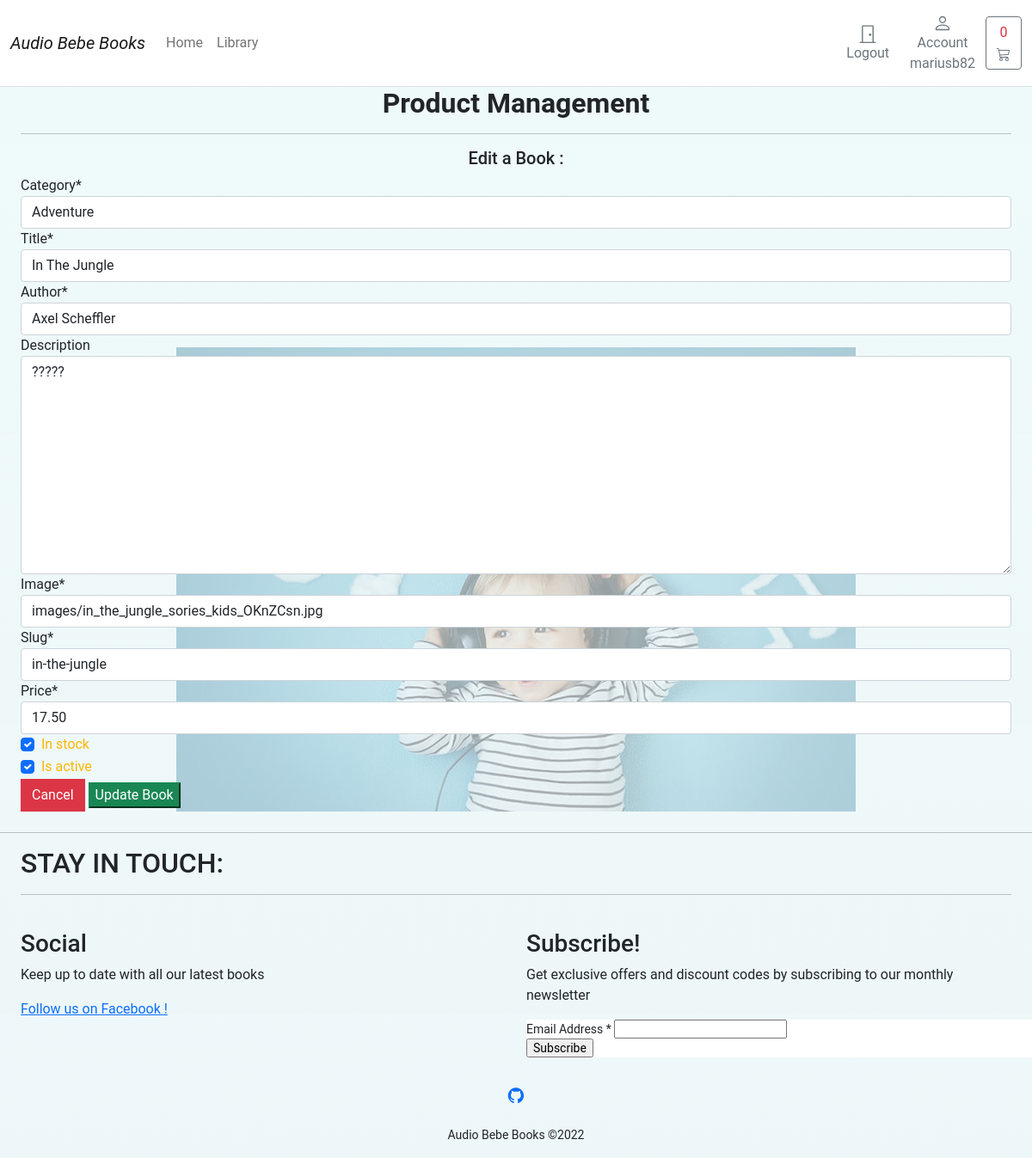
The app's page /edit/8/ (signed in), older data.
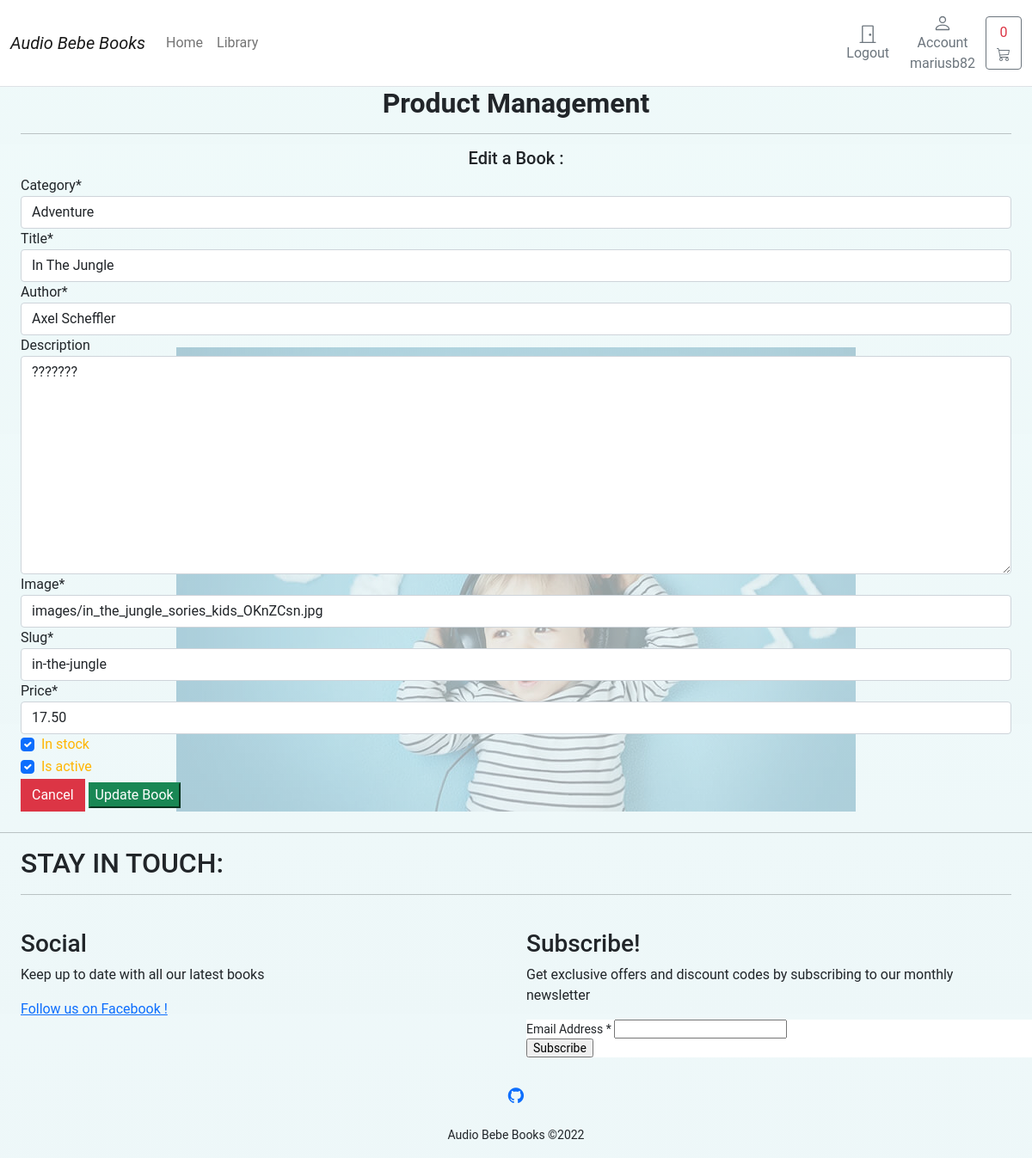
The same page, newer data.
### store/models.py (models this page shows, shortened)
class Product(models.Model):
    category = models.ForeignKey(
        Category, related_name='product', on_delete=models.CASCADE)
    created_by = models.ForeignKey(
        settings.AUTH_USER_MODEL, on_delete=models.CASCADE, related_name='product_creator')
    title = models.CharField(max_length=255)
    author = models.CharField(max_length=255, default='admin')
    description = models.TextField(blank=True)
    image = CloudinaryField('image')
    slug = models.SlugField(max_length=255, unique=True)
    price = models.DecimalField(max_digits=4, decimal_places=2)
    in_stock = models.BooleanField(default=True)
    is_active = models.BooleanField(default=True)
    created = models.DateTimeField(auto_now_add=True)
    updated = models.DateTimeField(auto_now=True)
    objects = models.Manager()
    products = ProductManager()
    class Meta:
        verbose_name_plural = 'Products'
        ordering = ('-created',)

### store/views.py (the view)
# urls.py: path('edit/<int:product_id>/', views.edit_product, name='edit_product'),
@login_required
def edit_product(request, product_id):
    if not request.user.is_superuser:
        messages.error(request, 'Sorry, only store owners can do that!')
        return redirect(reverse('store:product_all'))
    product = get_object_or_404(Product, pk=product_id)
    if request.method == 'POST':
        form = AddProduct(request.POST, request.FILES, instance=product)
        if form.is_valid():
            form.save()
            messages.success(
                request, f'{product.title}"Successfully edited product')
            return redirect(reverse('store:product_detail', args=[product.slug]))
        else:
            messages.error(request, 'Failed to edit product. Please ensure \
                the form is valid.')
    else:
        form = AddProduct(instance=product)
    template = 'store/products/edit_product.html'
    context = {'form': form, 'product': product}
    return render(request, template, context)

### store/forms.py
class AddProduct(forms.ModelForm):
    class Meta:
        model = Product
        exclude = ('created_by',)
    def __init__(self, *args, **kwargs):
        super().__init__(*args, **kwargs)

### account/models.py (called while the page is built)
    def __str__(self):
        return self.user_name

### cart/cart.py (called while the page is built)
    def __len__(self):
        return sum(item['qty'] for item in self.cart.values())
        return len(self.cart)

### cart/context_processors.py (called while the page is built)
def cart(request):
    return {'cart': Cart(request)}

### store/models.py (called while the page is built)
    def get_absolute_url(self):
        return reverse('store:category_list', args=[self.slug])

    def __str__(self):
        return self.name

### store/views.py (called while the page is built)
def categories(request):
    return {
        'categories': Category.objects.all()
    }

### templates/store/products/edit_product.html (shortened to what this page needs)
{% extends "store/base.html" %}
{% load static %}
{% block content %}
    <div class="container">
        <div class="row">
            <div class="col-12">
                <h2 class="page-title text-center">
                    <strong>Product Management</strong>
                </h2>
                <hr>
                <h5 class="page-title text-center">Edit a Book : <strong>{{ product.name }}</strong></h5>
            </div>
        </div>
        <div class="row">
            <div class="col-12">
                <form method="POST" action="{% url 'store:edit_product' product.id %}" class="form mb-2 edit-product-form" enctype="multipart/form-data">
                    {{ form | crispy }}
                    <div class="text-right">
                        <a class="btn btn-danger rounded-0 cancel" href="{% url 'store:product_all' %}">
                            Cancel</a>
                        <button class="btn-success rounded-0 add-product" type="submit">Update Book</button>
                    </div>
                </form>
            </div>
        </div>
    </div>
{% endblock %}

Row changes from the older to the newer data that the page shows:
changed Product "Adventure": description "?????" → "???????"
